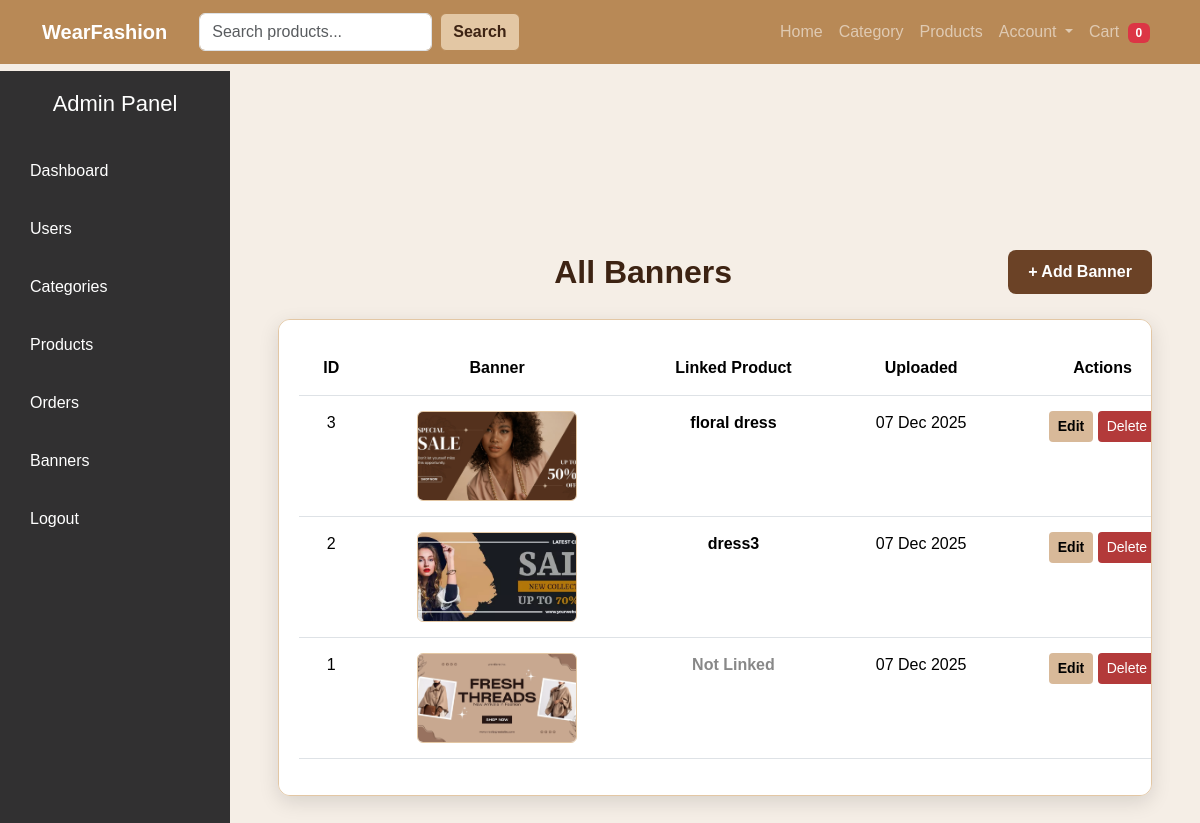
/admin-dashboard/banners/, run on the app's committed database.
### app/models.py (models this page shows, shortened)
class Banner(models.Model):
    title = models.CharField(max_length=255, blank=True, null=True)
    image = models.ImageField(upload_to='banners/')
    product = models.ForeignKey(
        Product,
        on_delete=models.SET_NULL,
        null=True,
        blank=True,
        related_name='banners'
    )
    is_active = models.BooleanField(default=True)
    created_at = models.DateTimeField(auto_now_add=True)

class Product(models.Model):
    name = models.CharField(max_length=200)
    price = models.DecimalField(max_digits=10, decimal_places=2)
    description = models.TextField()
    image = models.ImageField(upload_to="products/", null=True, blank=True)
    category = models.ForeignKey(Category, on_delete=models.CASCADE)
    stock = models.PositiveIntegerField(default=0)  # <-- stock field added
    show_on_homepage = models.BooleanField(default=False)  # NEW FIELD
    offer = models.CharField(max_length=200, null=True, blank=True)

### app/views.py (the view)
# urls.py: path('admin-dashboard/banners/', views.admin_banners, name='admin_banners'),
def admin_banners(request):
    banners = Banner.objects.all().order_by('-id')
    products = Product.objects.all().order_by('name')   # REQUIRED
    return render(request, 'banner_update.html', {
        'banners': banners,
        'products': products,      # REQUIRED
    })

### app/context_processors.py (called while the page is built)
def cart_count(request):
    if request.user.is_authenticated:
        return {
            'cart_count': CartItem.objects.filter(user=request.user).count()
        }
    return {'cart_count': 0}

### app/templates/banner_update.html (shortened to what this page needs)
{% extends 'admin_base.html' %}
{% block admin_content %}
<div class="page-wrapper">
    <div class="header-section">
        <h2>All Banners</h2>
        <a class="add-btn" data-bs-toggle="modal" data-bs-target="#addBannerModal">
            + Add Banner
        </a>
    </div>
    <div class="table-card">
        <table class="table table-hover">
            <thead>
                <tr>
                    <th>ID</th>
                    <th>Banner</th>
                    <th>Linked Product</th>
                    <th>Uploaded</th>
                    <th>Actions</th>
                </tr>
            </thead>
            <tbody>
                {% for b in banners %}
                <tr>
                    <td>{{ b.id }}</td>
                    <td>
                        <img src="{{ b.image.url }}" class="banner-img">
                    </td>
                    <td style="font-weight:600;">
                        {% if b.product %}
                            {{ b.product.name }}
                        {% else %}
                            <span style="color:#888;">Not Linked</span>
                        {% endif %}
                    </td>
                    <td>{{ b.created_at|date:"d M Y" }}</td>
                    <td>
                        <a class="btn btn-edit btn-sm"
                           data-bs-toggle="modal"
                           data-bs-target="#editBannerModal{{ b.id }}">
                           Edit
                        </a>
                        <a href="{% url 'delete_banner' b.id %}"
                           class="btn btn-delete btn-sm"
                           onclick="return confirm('Delete this banner?');">
                           Delete
                        </a>
                    </td>
                </tr>
                {% empty %}
                <tr>
                    <td colspan="5" class="text-muted text-center">
                        No banners uploaded yet.
                    </td>
                </tr>
                {% endfor %}
            </tbody>
        </table>
    </div>
</div>
{% endblock %}

### app/templates/admin_base.html (shortened to what this page needs)
{% extends 'base.html' %}
{% block content %}
<div class="layout">
<div class="sidebar" id="sidebar">
    <h2>Admin Panel</h2>
    <a href="{% url 'admin_dashboard' %}">Dashboard</a>
    <a href="{% url 'admin_users' %}">Users</a>
    <a href="{% url 'admin_categories' %}">Categories</a>
    <a href="{% url 'admin_products' %}">Products</a>
    <a href="{% url 'admin_orders' %}">Orders</a>
    <a href="{% url 'admin_banners' %}">Banners</a>
    <a href="{% url 'logout' %}">Logout</a>
</div>
    <div class="main-content" id="mainContent">
        {% block admin_content %}
        {% endblock %}
    </div>
</div>
{% endblock %}

### app/templates/base.html (shortened to what this page needs)
<!DOCTYPE html>
<html lang="en">
<head>
    <link href="https://cdn.jsdelivr.net/npm/bootstrap@5.3.8/dist/css/bootstrap.min.css" rel="stylesheet">
    <link rel="stylesheet" href="https://cdnjs.cloudflare.com/ajax/libs/font-awesome/6.5.0/css/all.min.css">
</head>
<body>
<nav class="navbar navbar-expand-lg navbar-dark fixed-top" style="background:#b88a55; z-index:9999;">
  <div class="container-fluid">
    <a class="navbar-brand fw-bold" href="/">WearFashion</a>
    <div class="collapse navbar-collapse" id="navbarContent">
      <form class="d-flex mx-lg-3 my-2 my-lg-0" role="search" action="{% url 'search' %}" method="GET">
        <input class="form-control me-2" type="search" placeholder="Search products..." name="q">
        <button class="btn btn-light fw-semibold" type="submit">Search</button>
      </form>
      <ul class="navbar-nav ms-auto mb-2 mb-lg-0 align-items-lg-center">
        <li class="nav-item">
          <a class="nav-link" href="/">Home</a>
        </li>
        <li class="nav-item">
          <a class="nav-link" href="/category/">Category</a>
        </li>
        <li class="nav-item">
          <a class="nav-link" href="/products/">Products</a>
        </li>
        <li class="nav-item dropdown">
          <a class="nav-link dropdown-toggle" href="#" role="button" data-bs-toggle="dropdown">
            Account
          </a>
        </li>
       <li class="nav-item">
    <a class="nav-link position-relative" href="{% url 'cart' %}">
        Cart
        <span class="badge bg-danger ms-1" id="cart-count">
            {{ cart_count }}
        </span>
    </a>
</li>
      </ul>
    </div>
  </div>
</nav>
<div style="margin-top: 90px;">
    {% block content %}
    {% endblock %}
</div>
</body>
</html>

### app/templates/base.html (style rules this page uses)
:root { --cream: #f5eee6; --beige: #e3c7a4; --golden: #b88956; --brown: #6b4226; --darkbrown: #3d2313; }
body { background: var(--cream); margin: 0; font-family: Arial, sans-serif; }
.navbar { background: var(--golden) !important; padding: 12px 30px; display: flex; justify-content: space-between; align-items: center; }
.btn-light { background: var(--beige) !important; color: var(--darkbrown) !important; border: 1px solid var(--golden); }
.dropdown { position: relative; z-index: 9999; }
.navbar { position: fixed; top: 0; width: 100%; z-index: 9999; pointer-events: auto; }
button, .btn-order { background: var(--brown) !important; color: white !important; border-radius: 6px; }

### app/templates/admin_base.html (style rules this page uses)
.layout { display: flex; min-height: 100vh; margin-top: 70px; }
.sidebar { width: 230px; background: #313031; color: white; padding: 20px 15px; position: fixed; top: 71px; bottom: 0; left: 0; overflow-y: auto; }
.main-content { margin-left: 230px; padding: 30px 25px; width: calc(100% - 230px); transition: 0.3s ease; }
.sidebar h2 { font-size: 22px; margin-bottom: 30px; text-align: center; }
.sidebar a { display: block; padding: 12px 15px; margin-bottom: 10px; color: white; text-decoration: none; border-radius: 6px; transition: 0.2s; }

### app/templates/banner_update.html (style rules this page uses)
:root { --cream: #f5eee6; --beige: #e3c7a4; --golden: #b88956; --brown: #6b4226; --darkbrown: #3d2313; --softbrown: #d8b999; --danger: #b33a3a; }
.page-wrapper { width: 95%; max-width: 1350px; margin: auto; padding-top: 10px; }
.header-section { display: flex; justify-content: space-between; align-items: center; margin: 120px auto 25px; }
.header-section h2 { flex-grow: 1; text-align: center; font-weight: 700; font-size: 32px; margin: 0; color: var(--darkbrown); }
.add-btn { padding: 10px 20px; background: var(--brown); color: white; border-radius: 8px; font-weight: 600; text-decoration: none; }
.table-card { background: white; padding: 20px; border-radius: 12px; box-shadow: 0 6px 20px rgba(0,0,0,0.12); overflow-x: auto; border: 1px solid var(--beige); }
.table { width: 100%; min-width: 900px; text-align: center; }
.table thead { background: var(--brown); color: white; height: 55px; }
.table th, .table td { padding: 15px; }
.banner-img { width: 160px; height: 90px; object-fit: cover; border-radius: 6px; border: 1px solid var(--beige); }
.btn-edit { background: var(--softbrown); color: black !important; font-weight: 600; }
.btn-delete { background: var(--danger); color: white !important; }

### data on the page
Banner: id "3", image (picture), product.name "floral dress", created_at "07 Dec 2025"
Banner: id "2", image (picture), product.name "dress3", created_at "07 Dec 2025"
Banner: id "1", image (picture), shows "Not Linked", created_at "07 Dec 2025"

### other printed values
{{ cart_count }} "0"
